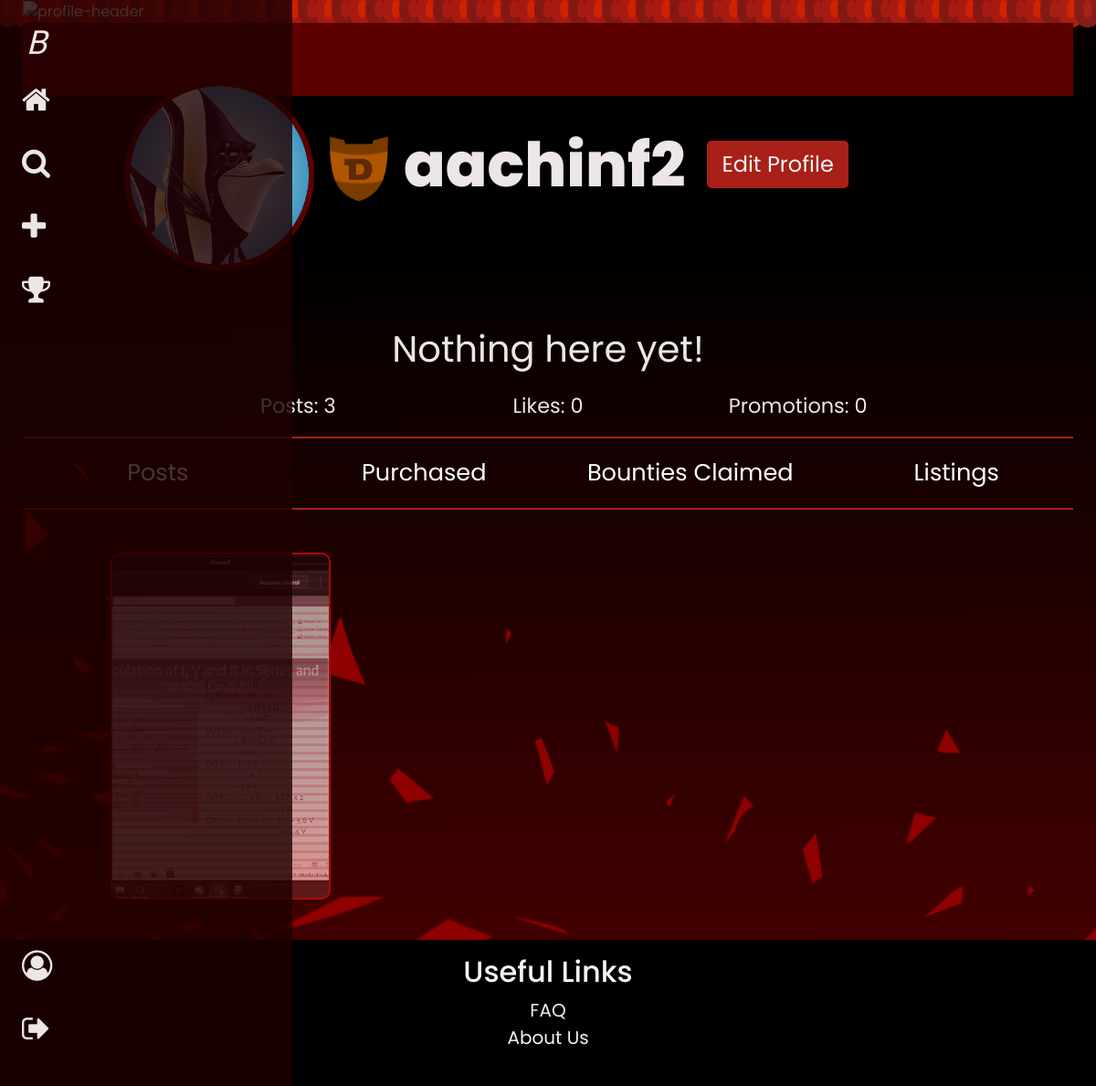
The page /profile (signed in) on the database its author committed.
### app/models.py (models this page shows)
class User(db.Model, UserMixin):
    uid = db.Column(db.Integer, primary_key=True) #turn back to ID if it doesnt work and make sure to change foreign key parameters below back to 'id' as well if required
    email = db.Column(db.String(150), unique=True)
    password = db.Column(db.String(150))
    username = db.Column(db.String(150))
    name = db.Column(db.String(150))
    avatar = db.Column(db.String(150), default = "pfp.png")
    bio = db.Column(db.String(150), default="Nothing here yet!")
    rank = db.Column(db.String(150), default = "D")
    isHunter = db.Column(db.Boolean, default=False)
    promote = db.Column(db.Integer, default=0)
    def get_id(self):
        return str(self.uid)  # Ensure it returns a string, as expected by Flask-Login

class Post(db.Model): #discussion posts, flag = "discussion"
    pid = db.Column(db.Integer, primary_key=True)
    uid = db.Column(db.Integer, db.ForeignKey('user.uid'))
    user = db.relationship('User', backref='post')
    title = db.Column(db.String(100))
    img = db.Column(db.String(100), nullable=False)
    desc = db.Column(db.String(1000))
    flag = db.Column(db.String(100)) #Bounty, Listing, Discussion
    timestamp = db.Column(db.DateTime(timezone=True), default=func.now())
    likes = db.Column(db.Integer, default = 0)
    dislikes = db.Column(db.Integer, default = 0)
    price = db.Column(db.Integer, default = 0)
    status = db.Column(db.String(100))
    com_num = db.Column(db.Integer, default = 0)
    claimed = db.Column(db.String(100), default=False) #if the logged in user has claimed this bounty or not

### app/routes.py (the view)
@routes.route('/profile')
def profile():
    user = current_user
    num_posts = Post.query.filter_by(uid=current_user.get_id(), claimed=False).count() + Sell.query.filter_by(uid=current_user.get_id(), sold="Unsold").count()
    total_likes = Post.query.filter_by(uid=current_user.get_id()).with_entities(func.sum(Post.likes)).scalar()
    total_likes = total_likes if total_likes else 0  # Handle case where total_likes is None
    purchased_items = Sell.query.filter_by(sold=current_user.get_id()).all()
    current_user_posts = Post.query.filter_by(uid=current_user.get_id()).all()
    sold_items = Sell.query.filter_by(uid=current_user.get_id(), sold="Unsold").all()
    disc_posts = Post.query.filter_by(uid=current_user.get_id(), flag="Discussion").all()
    bounties_claimed = Post.query.filter_by(claimed=current_user.get_id()).all()
    bounties_listed = Post.query.filter_by(uid=current_user.get_id(), flag="Bounty", claimed=False).all()
    sold_items = sold_items + bounties_listed
    return render_template('profile.html', user=user, num_posts=num_posts, total_likes=total_likes, current_user_posts=current_user_posts, purchased_items=purchased_items, sold_items=sold_items, disc_posts=disc_posts, bounties_claimed=bounties_claimed, bounties_listed=bounties_listed)

### app/__init__.py (called while the page is built)
def create_app(config_class=Config):
    app = Flask(__name__)
    app.config.from_object(config_class)
    app.config['SECRET_KEY'] = os.environ.get('FLASK_SECRET_KEY', 'default_secret_key')
    app.config['SQLALCHEMY_DATABASE_URI'] = f'sqlite:///{DB_NAME}'
    app.config['POST_FOLDER'] = 'static/posts'
    db.init_app(app)
    migrate.init_app(app, db)  # Initialize Flask-Migrate with the app and db
    from .routes import routes
    from .auth import auth
    from .models import User, Post, Comments, Likes, Sell, Promote
    with app.app_context():
        db.create_all()
    app.register_blueprint(routes, url_prefix='/')
    app.register_blueprint(auth, url_prefix='/')
    login_manager = LoginManager()
    login_manager.login_view = 'auth.login'
    login_manager.init_app(app)
    @login_manager.user_loader
    def load_user(id):
        return User.query.get(int(id))
    return app

### app/templates/profile.html (shortened to what this page needs)
{% extends "base.html" %} {% block title %}{{ user.username }}{% endblock %} {%
block content %}
<div class="intro-section">
  <div class="custom-container">
  <div class="profile-header">
    <img src="../static/images/profileheader.jpg" alt="profile-header" />
    <div class="profile-combine">
      <div class="profile-pic-container">
        <div class="profile-pic">
          <img
            src="../static/images/profilepics/{{ user.avatar }}"
            class="avatar"
            alt="avatar"
          />
        </div>
      </div>
      <div class="profile-details">
        <div class="star-text">
          <img
            src="../static/images/ranks/{{ user.rank }}.png"
            class="rank-img responsive-img"
          />
          {{ user.username }}
        </div>
        <form action="{{ url_for('routes.editprofile') }}">
          <input class="btn-edit" type="submit" value="Edit Profile" />
        </form>
      </div>
    </div>
    <div class="profile-header-base"></div>
  </div>
    <div>
        <div class="profile-box3">
        <br />
        <div class="desc-box">
        <p class="responsive-header">{{ user.bio }}</p>
      </div>
        <div class="count-box">
          <p class="description">
            Posts: {{ num_posts }}
          </p>
          <p class="description">
            Likes: {{ total_likes }}
          </p>
          <p class="description">
            Promotions: {{ current_user.promote }}
          </p>
        </div>
      </div>
    </div>
    <div class="select-view">
      <button
        class="view-button"
        onclick="openTab(event, 'Posts')"
        id="defaultOpen"
      >
        Posts
      </button>
      <button class="view-button" onclick="openTab(event, 'Purchased')">
        Purchased
      </button>
      <button class="view-button" onclick="openTab(event, 'Bounties-Claimed')">
        Bounties Claimed
      </button>
      <button class="view-button" onclick="openTab(event, 'Listings')">
        Listings
      </button>
    </div>
    <br>
    <div id="Posts" class="tabcontent">
      <div class="forum-section">
        <div class="post-container">
          <div class="row">
            {% for item in disc_posts %}
            <div class="col-lg-3 col-md-4 col-sm-6">
              <div class="postbubble">
                <img
                  src="{{ url_for('static', filename='/images/posts/' + item.img) }}"
                  alt="Post Image"
                >
                <div class="screen-overlay overlay-animation">
                </div>
              </div>
            </div>
            {% endfor %}
          </div>
        </div>
      </div>
    </div>
  </div>
  <br>
</div>
{% endblock %}

### rows shown on the page
User: avatar (picture), username "aachinf2", bio "Nothing here yet!", promote "0"
Post: img (picture)

### other values the page prints
{{ num_posts }} "3"
{{ total_likes }} "0"
